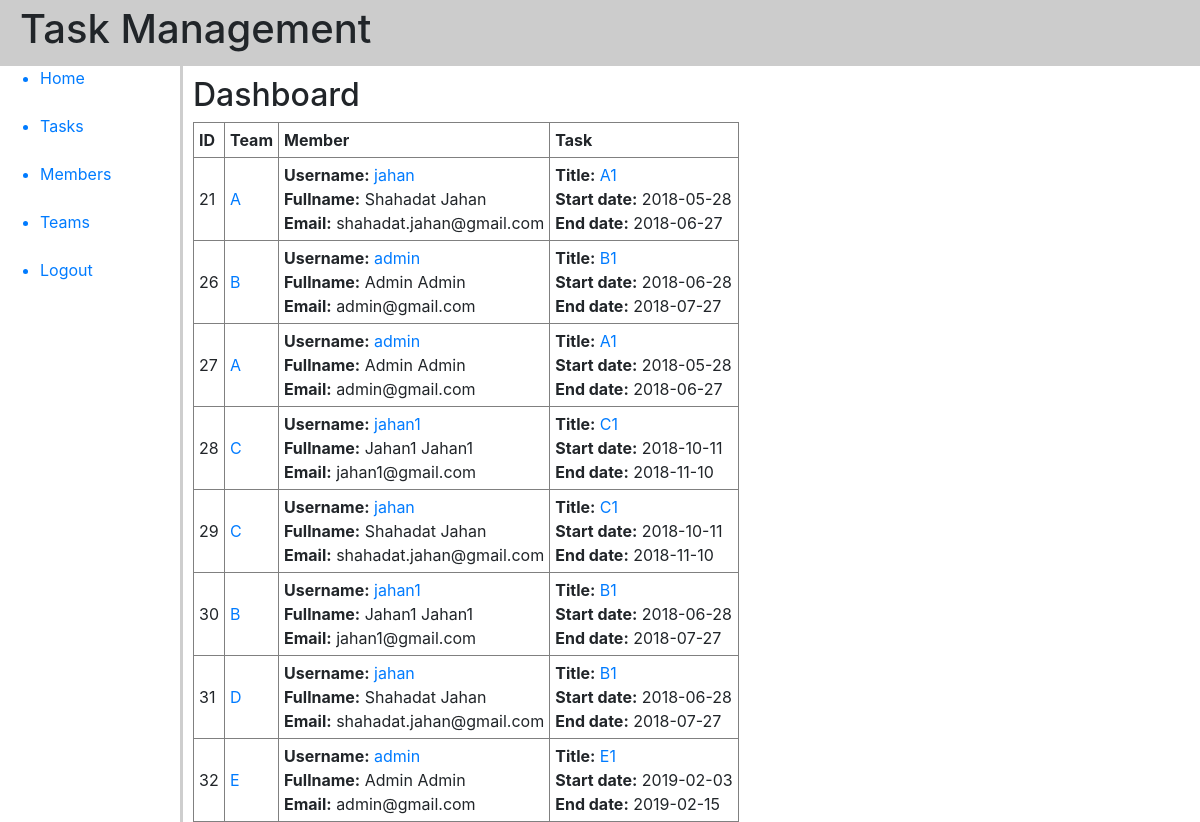
Page /dashboard.php (signed in) on the committed database.
### tables this page shows
CREATE TABLE `total_info` (
  `id` int(11) NOT NULL,
  `user_id` int(11) NOT NULL,
  `task_id` int(11) NOT NULL,
  `group_id` int(11) NOT NULL
);

CREATE TABLE `groups` (
  `id` int(11) NOT NULL,
  `group_name` varchar(50) NOT NULL
);

CREATE TABLE `users` (
  `id` int(11) NOT NULL,
  `username` varchar(20) NOT NULL,
  `email` varchar(50) NOT NULL,
  `password` varchar(32) NOT NULL,
  `first_name` varchar(50) NOT NULL,
  `last_name` varchar(50) NOT NULL,
  `is_admin` tinyint(1) NOT NULL DEFAULT '0'
);

CREATE TABLE `tasks` (
  `id` int(11) NOT NULL,
  `title` varchar(20) NOT NULL,
  `task_description` varchar(100) NOT NULL,
  `start_date` date NOT NULL,
  `end_date` date NOT NULL
);

### database.php (the view, shortened to what this page needs)
<?php
$server = "localhost";
$db_name = "task management";
$db_user = "root";
$db_pass = "";
$conn = new mysqli($server, $db_user, $db_pass, $db_name);
function AssignLists(){
	global $conn;
	$sql = "SELECT * FROM total_info";
	$result = $conn->query($sql);
	if ($result->num_rows > 0) {
		return $result;
	} else {
		return false;
	}
}
function UserInfo ($user_id){
	global $conn;
	$sql = "SELECT * FROM users WHERE id =".$user_id;
	$result = $conn->query($sql);
	if ($result->num_rows > 0) {
    while($row = $result->fetch_assoc()) {
    	$user_info = "<b>Username:</b><a href='member_detailes.php?id=".$user_id."'> ". $row['username']."</a><br> <b>Fullname:</b> ". $row['first_name']." ". $row['last_name']."<br> <b>Email:</b> ". $row['email'];
        return $user_info;
    }
} else {
		return "";
	}
}
function TaskInfo ($task_id){
	global $conn;
	$sql = "SELECT * FROM tasks WHERE id =".$task_id;
	$result = $conn->query($sql);
	if ($result->num_rows > 0) {
    while($row = $result->fetch_assoc()) {
    	$task_info = "<b>Title:</b><a href='task_detailes.php?id=".$task_id."'> ". $row['title']."</a><br> <b>Start date:</b> ". $row['start_date']."<br> <b>End date:</b> ". $row['end_date'];
        return $task_info;
    }
} else {
		return "";
	}
}
function GroupInfo ($group_id){
	global $conn;
	$sql = "SELECT * FROM groups WHERE id =".$group_id;
	$result = $conn->query($sql);
	if ($result->num_rows > 0) {
    while($row = $result->fetch_assoc()) {
        $grp_info = "<a href='group_detailes.php?id=".$group_id."'>".$row['group_name']."</a>";
        return $grp_info;
    }
} else {
		return "";
	}
}
?>

### haeder.php (shortened to what this page needs)
<?php
     $site_url = "http://localhost/task_management/";
	require("database.php");
?>
<!DOCTYPE html>
<html>
<head>
	<link rel="stylesheet" type="text/css" href="style.css">
	<link rel="stylesheet" type="text/css" href="bootstrap-4.2.1-dist/css/bootstrap.css">
</head>
<body>
	<header>
	<h1>Task Management</h1>
	</header>
<?php require_once("sidebar.php");?>

### sidebar.php
<div class="sidebar">
	<ul>
		<a href="<?php echo $site_url;?>dashboard.php"><li>Home</li></a><br>
		<a href="<?php echo $site_url;?>task.php"><li>Tasks</li></a><br>
		<a href="<?php echo $site_url;?>user.php"><li>Members</li></a><br>
		<a href="<?php echo $site_url;?>group.php"><li>Teams</li></a><br>
		<a href="<?php echo $site_url;?>logout.php"><li>Logout</li></a>
	</ul>
</div>

### dashboard.php (shortened to what this page needs)
<?php
	require("haeder.php");
?>
	<div class="body">
		<form method="post" action="<?php echo htmlspecialchars($_SERVER["PHP_SELF"]);?>">
			<h2>Dashboard</h2>
			<div>
				<?php
				$assign_info = AssignLists();
				echo '<table border="1" cellpadding="5" cellspacing="0"><thead><tr><th>ID</th><th>Team</th><th>Member</th><th>Task</th></tr></thead><tbody>';
				while ($row = $assign_info->fetch_assoc()) {
					$user_name = UserInfo($row["user_id"]);
					$task_title = TaskInfo($row["task_id"]);
    				$group_name = GroupInfo($row["group_id"]);
				echo '<tr><td>'. $row['id'] .'</td><td>'.$group_name .'</td><td>'.$user_name .'</td><td>'.$task_title .'</td></tr>';
				}
				echo '</tbody></table>';
			?>
			</div>
		</form>
	</div>
<?php require("footer.php"); ?>

### footer.php (shortened to what this page needs)
</body>
</html>

### style.css (style rules this page uses)
body { font-family: verdana; }
header { background-color: #ccc; padding: 5px 20px; }
.sidebar { float:left; width:15%; }
a { color: black; text-decoration: none; }
.body { float: left; width: 80%; border-left: 3px solid #cecece; padding-left: 10px; padding-top: 10px; }

### rows in the picture
total_info: id "21", group.group_name "A", user.username "jahan", user.first_name "Shahadat", user.last_name "Jahan", user.email "shahadat.jahan@gmail.com", task.title "A1", task.start_date "2018-05-28", task.end_date "2018-06-27"
total_info: id "26", group.group_name "B", user.username "admin", user.first_name "Admin", user.last_name "Admin", user.email "admin@gmail.com", task.title "B1", task.start_date "2018-06-28", task.end_date "2018-07-27"
total_info: id "27", group.group_name "A", user.username "admin", user.first_name "Admin", user.last_name "Admin", user.email "admin@gmail.com", task.title "A1", task.start_date "2018-05-28", task.end_date "2018-06-27"
total_info: id "28", group.group_name "C", user.username "jahan1", user.first_name "Jahan1", user.last_name "Jahan1", user.email "jahan1@gmail.com", task.title "C1", task.start_date "2018-10-11", task.end_date "2018-11-10"
total_info: id "29", group.group_name "C", user.username "jahan", user.first_name "Shahadat", user.last_name "Jahan", user.email "shahadat.jahan@gmail.com", task.title "C1", task.start_date "2018-10-11", task.end_date "2018-11-10"
total_info: id "30", group.group_name "B", user.username "jahan1", user.first_name "Jahan1", user.last_name "Jahan1", user.email "jahan1@gmail.com", task.title "B1", task.start_date "2018-06-28", task.end_date "2018-07-27"
total_info: id "31", group.group_name "D", user.username "jahan", user.first_name "Shahadat", user.last_name "Jahan", user.email "shahadat.jahan@gmail.com", task.title "B1", task.start_date "2018-06-28", task.end_date "2018-07-27"
total_info: id "32", group.group_name "E", user.username "admin", user.first_name "Admin", user.last_name "Admin", user.email "admin@gmail.com", task.title "E1", task.start_date "2019-02-03", task.end_date "2019-02-15"
